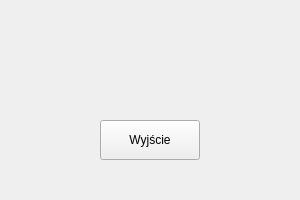
<ui version="4.0" >
 <class>Window</class>
 <widget class="QMainWindow" name="Window" >
  <property name="geometry" >
   <rect>
    <x>0</x>
    <y>0</y>
    <width>300</width>
    <height>200</height>
   </rect>
  </property>
  <property name="windowTitle" >
   <string>QtDesigner - test</string>
  </property>
  <widget class="QWidget" name="centralwidget" >
   <property name="enabled" >
    <bool>true</bool>
   </property>
   <widget class="QPushButton" name="button" >
    <property name="geometry" >
     <rect>
      <x>100</x>
      <y>120</y>
      <width>100</width>
      <height>40</height>
     </rect>
    </property>
    <property name="text" >
     <string>Wyjście</string>
    </property>
   </widget>
  </widget>
  <widget class="QMenuBar" name="menubar" >
   <property name="enabled" >
    <bool>false</bool>
   </property>
   <property name="geometry" >
    <rect>
     <x>0</x>
     <y>0</y>
     <width>300</width>
     <height>23</height>
    </rect>
   </property>
  </widget>
  <widget class="QStatusBar" name="statusbar" >
   <property name="enabled" >
    <bool>false</bool>
   </property>
   <property name="sizeGripEnabled" >
    <bool>false</bool>
   </property>
  </widget>
 </widget>
 <resources/>
 <connections/>
</ui>
